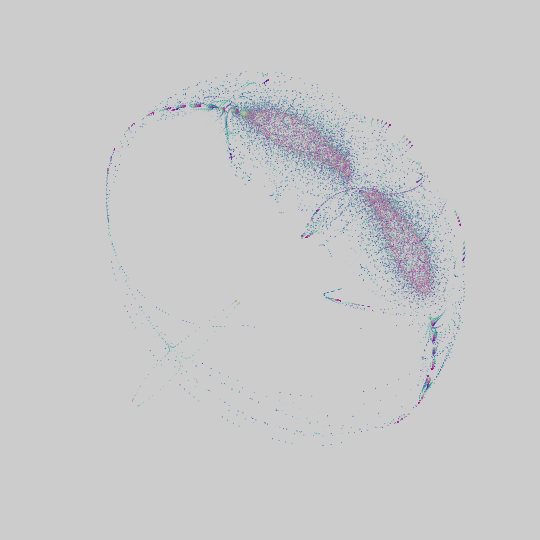
Frame 1 (no input)
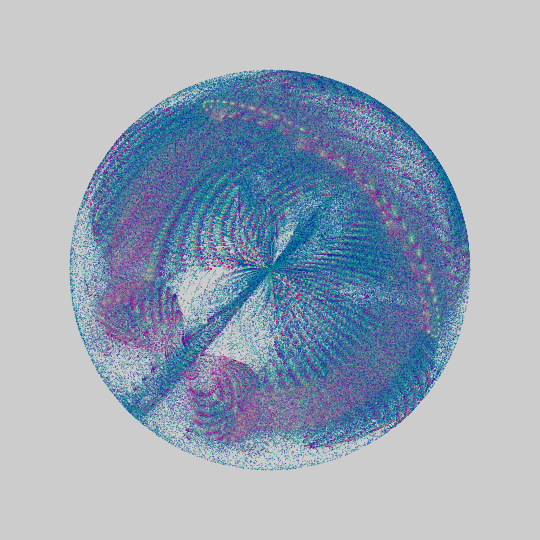
Frame 60 (the mouse pressed at the canvas centre just before this capture)
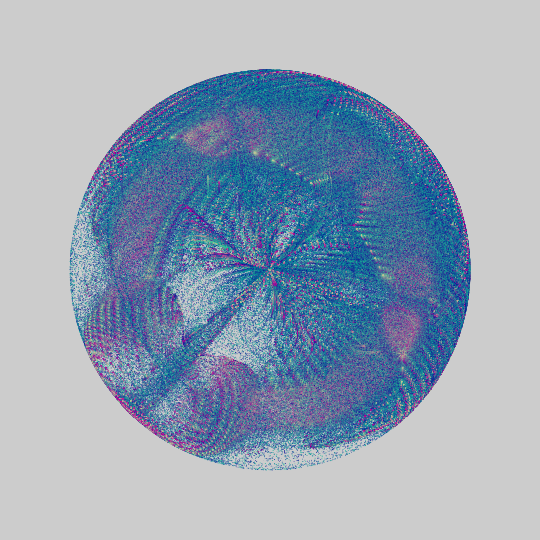
Frame 120 (the mouse held since frame 60 and released just before this capture)

The Processing sketch that drew these frames (run headless with seeded random() and noise(); from frame 60 on, the mouse is pressed at the canvas centre):

// Processing sketch: laserball3
// ── laserball3.pde
int W = 540;
int N = 200;
float x = 0;
float y = 0;
float t = 0;

void setup() {
  size(540, 540);
  noStroke();
}

void draw() {
  clear();
  for (int i = 0; i < N; i++) {
    for (int j = 0; j < N; j++) {
      float u = sin(i + y) + sin(i + x);
      float v = cos(i + y) + cos(i + x);
      x = u + t;
      y = v;
      fill(j, i, 150);
      circle(u * N / 2 + W / 2, y * N / 2 + W / 2, sin(j));
    }
  }
  t += .06;
}
